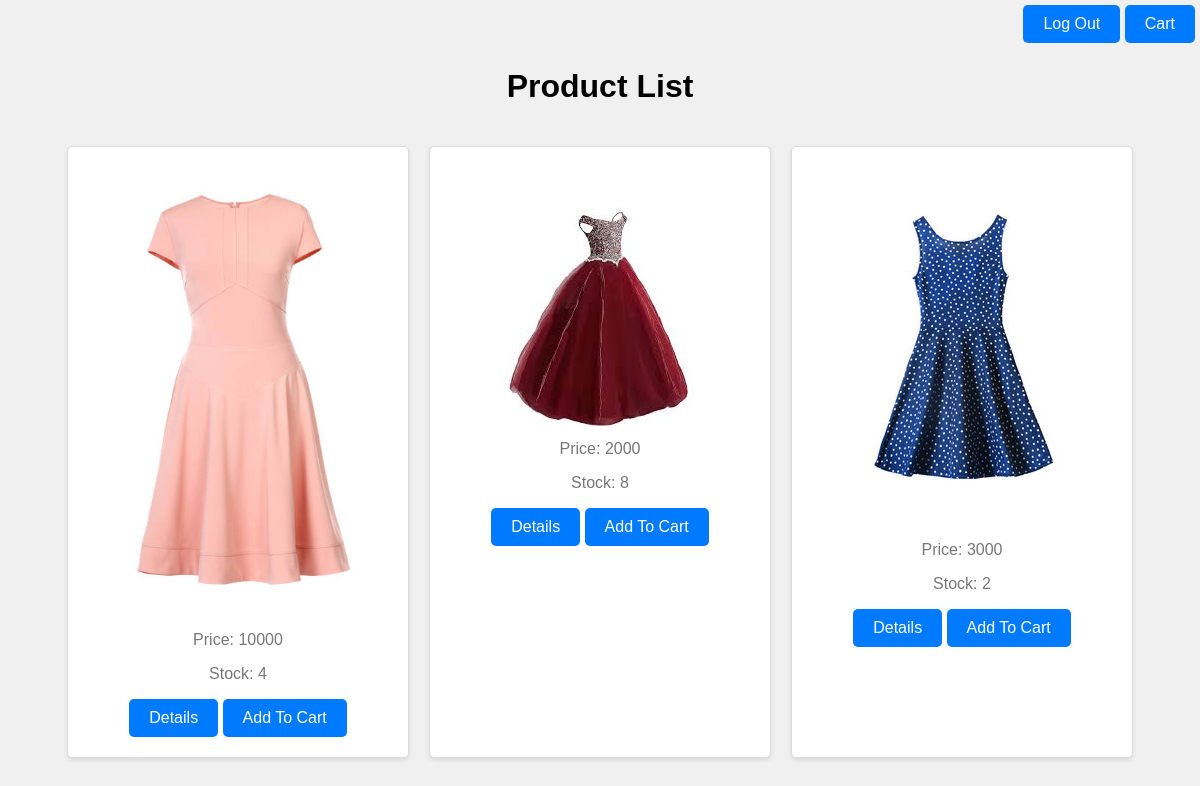
The app's page / (signed in) with its own data.
### shop/models.py (models this page shows, shortened)
class BaseModel(models.Model):
    created_at = models.DateTimeField(auto_now_add=True)
    updated_at = models.DateTimeField(auto_now=True)
    deleted_at = models.DateTimeField(blank=True, null=True, default=None)
    class Meta:
        abstract = True

class Products(BaseModel):
    name = models.CharField(max_length=300)
    price = models.SmallIntegerField()
    stock = models.SmallIntegerField()
    description = models.TextField(null=True, blank=True)
    image = models.ImageField(upload_to=image_path, null=True, blank=True)
    category = models.ForeignKey(Category, on_delete=models.DO_NOTHING, blank=True, null=True)
    tags = models.ManyToManyField(Tag, default=list, blank=True)
    class Meta:
        db_table = 'products'
        indexes = [
            models.Index(fields=['id', 'deleted_at']),
        ]

### shop/views.py (the view)
# urls.py: path('', product_view, name='product_list'),
def product_view(request):
    data = Products.objects.all()
    return render(request, 'index.html', {'products': data})

### authentication/models.py (called while the page is built)
    def get_queryset(self):
        return super().get_queryset().filter(is_active=True)

### templates/index.html (shortened to what this page needs)
<!DOCTYPE html>
<html lang="en">
<head>
</head>
<body>
    <header>
        <a href="{% url 'authentication:logout' %}" class="logout-button">Log Out</a>
        {% if request.user.id %}
            <a href="{% url 'shop:cart_list' %}" class="logout-button">Cart</a>
        {% endif %}
    </header>
    <h1>Product List</h1>
    <div class="product-list">
        {% if products %}
            {% for product in products %}
                <div class="product">
                    <div>
                        <img src="/{{product.image}}">
                    </div>
                    <div>
                        <p>Price: {{product.price}}</p>
                        <p>Stock: {{product.stock}}</p>
                        <a class="logout-button" href="{% url 'shop:product_details' pk=product.id %}" >Details</a>
                        {% if product.stock and request.user.id %}
                            <a class="logout-button" href="{% url 'shop:add_to_cart' product_id=product.id %}" >Add To Cart</a>
                        {% endif %}
                    </div>
                </div>
            {% endfor %}
        {% else %}
            <div class="product">
                    <h2>No Data</h2>
            </div>
        {% endif %}
    </div>
</body>
</html>

### templates/index.html (style rules this page uses)
body { font-family: Arial, sans-serif; background-color: #f0f0f0; margin: 0; padding: 0; }
h1 { text-align: center; margin-top: 20px; }
.product-list { display: flex; flex-wrap: wrap; justify-content: center; gap: 20px; padding: 20px; }
.product { background-color: #fff; border: 1px solid #ddd; box-shadow: 0 2px 4px rgba(0, 0, 0, 0.1); padding: 20px; border-radius: 5px; width: 300px; text-align: center; overflow: hidden; }
.product p { color: #777; margin-top: 10px; }
.logout-button { display: inline-block; padding: 10px 20px; background-color: #007bff; color: #fff; text-decoration: none; border: none; border-radius: 5px; cursor: pointer; transition: background-color 0.3s ease; }
header { text-align: right; padding: 5px; }
img { max-width: 100%; height: auto; }

### records on screen
Products: image (picture), price "10000", stock "4", shows "Add To Cart"
Products: image (picture), price "2000", stock "8", shows "Add To Cart"
Products: image (picture), price "3000", stock "2", shows "Add To Cart"
